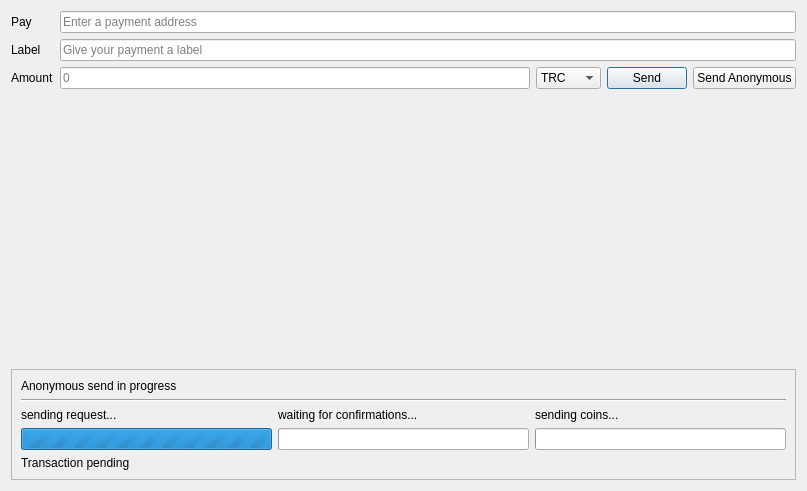
<?xml version="1.0" encoding="UTF-8"?>
<ui version="4.0">
 <class>Dialog</class>
 <widget class="QDialog" name="Dialog">
  <property name="geometry">
   <rect>
    <x>0</x>
    <y>0</y>
    <width>807</width>
    <height>491</height>
   </rect>
  </property>
  <property name="windowTitle">
   <string>Dialog</string>
  </property>
  <layout class="QGridLayout" name="gridLayout">
   <item row="1" column="0">
    <widget class="QLabel" name="labLabel">
     <property name="text">
      <string>Label</string>
     </property>
    </widget>
   </item>
   <item row="1" column="1" colspan="4">
    <widget class="QLineEdit" name="label">
     <property name="placeholderText">
      <string>Give your payment a label</string>
     </property>
    </widget>
   </item>
   <item row="0" column="1" colspan="4">
    <widget class="QLineEdit" name="pay">
     <property name="placeholderText">
      <string>Enter a payment address</string>
     </property>
    </widget>
   </item>
   <item row="0" column="0">
    <widget class="QLabel" name="labPay">
     <property name="text">
      <string>Pay</string>
     </property>
    </widget>
   </item>
   <item row="3" column="0" colspan="5">
    <spacer name="verticalSpacer">
     <property name="orientation">
      <enum>Qt::Vertical</enum>
     </property>
     <property name="sizeHint" stdset="0">
      <size>
       <width>578</width>
       <height>220</height>
      </size>
     </property>
    </spacer>
   </item>
   <item row="2" column="2">
    <widget class="QComboBox" name="amountUnits">
     <item>
      <property name="text">
       <string>TRC</string>
      </property>
     </item>
     <item>
      <property name="text">
       <string>mTRC</string>
      </property>
     </item>
     <item>
      <property name="text">
       <string>uTRC</string>
      </property>
     </item>
    </widget>
   </item>
   <item row="2" column="0">
    <widget class="QLabel" name="labAmount">
     <property name="text">
      <string>Amount</string>
     </property>
    </widget>
   </item>
   <item row="2" column="1">
    <widget class="QLineEdit" name="amount">
     <property name="placeholderText">
      <string>0</string>
     </property>
    </widget>
   </item>
   <item row="2" column="3">
    <widget class="QPushButton" name="send">
     <property name="text">
      <string>Send</string>
     </property>
    </widget>
   </item>
   <item row="2" column="4">
    <widget class="QPushButton" name="sendAnon">
     <property name="text">
      <string>Send Anonymous</string>
     </property>
    </widget>
   </item>
   <item row="4" column="0" colspan="5">
    <widget class="QFrame" name="frame">
     <property name="minimumSize">
      <size>
       <width>48</width>
       <height>0</height>
      </size>
     </property>
     <property name="maximumSize">
      <size>
       <width>16777215</width>
       <height>16777215</height>
      </size>
     </property>
     <property name="frameShape">
      <enum>QFrame::StyledPanel</enum>
     </property>
     <property name="frameShadow">
      <enum>QFrame::Raised</enum>
     </property>
     <layout class="QVBoxLayout" name="verticalLayout">
      <item>
       <widget class="QLabel" name="sendTitle">
        <property name="text">
         <string>Anonymous send in progress</string>
        </property>
       </widget>
      </item>
      <item>
       <widget class="Line" name="line">
        <property name="orientation">
         <enum>Qt::Horizontal</enum>
        </property>
       </widget>
      </item>
      <item>
       <layout class="QGridLayout" name="gridLayout_2">
        <item row="0" column="0">
         <widget class="QLabel" name="sendPart1">
          <property name="text">
           <string>sending request...</string>
          </property>
         </widget>
        </item>
        <item row="0" column="1">
         <widget class="QLabel" name="sendPart2">
          <property name="text">
           <string>waiting for confirmations...</string>
          </property>
         </widget>
        </item>
        <item row="0" column="2">
         <widget class="QLabel" name="sendPart3">
          <property name="text">
           <string>sending coins...</string>
          </property>
         </widget>
        </item>
        <item row="1" column="0">
         <widget class="QProgressBar" name="sendProg1">
          <property name="maximum">
           <number>0</number>
          </property>
          <property name="value">
           <number>0</number>
          </property>
         </widget>
        </item>
        <item row="1" column="1">
         <widget class="QProgressBar" name="sendProg2">
          <property name="maximum">
           <number>1</number>
          </property>
          <property name="value">
           <number>-1</number>
          </property>
         </widget>
        </item>
        <item row="1" column="2">
         <widget class="QProgressBar" name="sendProg3">
          <property name="maximum">
           <number>1</number>
          </property>
          <property name="value">
           <number>-1</number>
          </property>
         </widget>
        </item>
       </layout>
      </item>
      <item>
       <widget class="QLabel" name="sendStatus">
        <property name="text">
         <string>Transaction pending</string>
        </property>
       </widget>
      </item>
     </layout>
    </widget>
   </item>
  </layout>
 </widget>
 <resources/>
 <connections/>
</ui>
